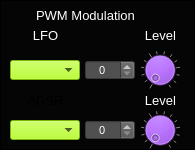
  <widget class="CustomFrame" name="frame_MsoPwmMod">
   <property name="geometry">
    <rect>
     <x>205</x>
     <y>210</y>
     <width>195</width>
     <height>150</height>
    </rect>
   </property>
   <property name="styleSheet">
    <string notr="true">background-color: rgb(5, 5, 5);</string>
   </property>
   <property name="frameShape">
    <enum>QFrame::Panel</enum>
   </property>
   <property name="frameShadow">
    <enum>QFrame::Plain</enum>
   </property>
   <property name="midLineWidth">
    <number>1</number>
   </property>
   <widget class="CustomComboBox" name="comboBox_MsoSynthPwmModLFO">
    <property name="geometry">
     <rect>
      <x>10</x>
      <y>60</y>
      <width>70</width>
      <height>20</height>
     </rect>
    </property>
    <property name="font">
     <font>
      <pointsize>8</pointsize>
     </font>
    </property>
    <property name="focusPolicy">
     <enum>Qt::NoFocus</enum>
    </property>
    <property name="styleSheet">
     <string notr="true">selection-background-color: rgb(255, 0, 0);
border-color: rgb(0, 0, 0);
background-color: rgb(170, 255, 0);
</string>
    </property>
    <property name="currentText">
     <string/>
    </property>
    <property name="currentIndex">
     <number>-1</number>
    </property>
    <property name="maxVisibleItems">
     <number>4</number>
    </property>
   </widget>
   <widget class="CustomComboBox" name="comboBox_MsoSynthPwmModAdsr">
    <property name="geometry">
     <rect>
      <x>10</x>
      <y>120</y>
      <width>70</width>
      <height>20</height>
     </rect>
    </property>
    <property name="font">
     <font>
      <pointsize>8</pointsize>
     </font>
    </property>
    <property name="focusPolicy">
     <enum>Qt::NoFocus</enum>
    </property>
    <property name="styleSheet">
     <string notr="true">selection-background-color: rgb(255, 0, 0);
border-color: rgb(0, 0, 0);
background-color: rgb(170, 255, 0);
</string>
    </property>
    <property name="currentText">
     <string/>
    </property>
    <property name="currentIndex">
     <number>-1</number>
    </property>
    <property name="maxVisibleItems">
     <number>4</number>
    </property>
   </widget>
   <widget class="QLabel" name="label_126">
    <property name="geometry">
     <rect>
      <x>20</x>
      <y>25</y>
      <width>51</width>
      <height>21</height>
     </rect>
    </property>
    <property name="font">
     <font>
      <pointsize>10</pointsize>
     </font>
    </property>
    <property name="styleSheet">
     <string notr="true">color: rgb(255, 255, 255);</string>
    </property>
    <property name="text">
     <string>LFO</string>
    </property>
    <property name="alignment">
     <set>Qt::AlignCenter</set>
    </property>
   </widget>
   <widget class="QLabel" name="label_127">
    <property name="geometry">
     <rect>
      <x>10</x>
      <y>5</y>
      <width>151</width>
      <height>20</height>
     </rect>
    </property>
    <property name="font">
     <font>
      <pointsize>10</pointsize>
     </font>
    </property>
    <property name="styleSheet">
     <string notr="true">color: rgb(255, 255, 255);</string>
    </property>
    <property name="text">
     <string>PWM Modulation</string>
    </property>
    <property name="alignment">
     <set>Qt::AlignCenter</set>
    </property>
   </widget>
   <widget class="CustomDial" name="dial_MsoSynthPwmModLFOLevel">
    <property name="geometry">
     <rect>
      <x>140</x>
      <y>50</y>
      <width>40</width>
      <height>40</height>
     </rect>
    </property>
    <property name="focusPolicy">
     <enum>Qt::NoFocus</enum>
    </property>
    <property name="styleSheet">
     <string notr="true">background-color: rgb(170, 85, 255);</string>
    </property>
    <property name="maximum">
     <number>100</number>
    </property>
    <property name="value">
     <number>0</number>
    </property>
    <property name="wrapping">
     <bool>false</bool>
    </property>
    <property name="notchTarget">
     <double>8.000000000000000</double>
    </property>
    <property name="notchesVisible">
     <bool>true</bool>
    </property>
   </widget>
   <widget class="CustomDial" name="dial_MsoSynthPwmModAdsrLevel">
    <property name="geometry">
     <rect>
      <x>140</x>
      <y>110</y>
      <width>40</width>
      <height>40</height>
     </rect>
    </property>
    <property name="focusPolicy">
     <enum>Qt::NoFocus</enum>
    </property>
    <property name="styleSheet">
     <string notr="true">background-color: rgb(170, 85, 255);</string>
    </property>
    <property name="maximum">
     <number>100</number>
    </property>
    <property name="value">
     <number>0</number>
    </property>
    <property name="wrapping">
     <bool>false</bool>
    </property>
    <property name="notchTarget">
     <double>8.000000000000000</double>
    </property>
    <property name="notchesVisible">
     <bool>true</bool>
    </property>
   </widget>
   <widget class="QLabel" name="label_128">
    <property name="geometry">
     <rect>
      <x>20</x>
      <y>90</y>
      <width>51</width>
      <height>21</height>
     </rect>
    </property>
    <property name="font">
     <font>
      <pointsize>10</pointsize>
     </font>
    </property>
    <property name="text">
     <string>ADSR</string>
    </property>
    <property name="alignment">
     <set>Qt::AlignCenter</set>
    </property>
   </widget>
   <widget class="QLabel" name="label_129">
    <property name="geometry">
     <rect>
      <x>135</x>
      <y>25</y>
      <width>51</width>
      <height>21</height>
     </rect>
    </property>
    <property name="font">
     <font>
      <pointsize>10</pointsize>
     </font>
    </property>
    <property name="styleSheet">
     <string notr="true">color: rgb(255, 255, 255);</string>
    </property>
    <property name="text">
     <string>Level</string>
    </property>
    <property name="alignment">
     <set>Qt::AlignCenter</set>
    </property>
   </widget>
   <widget class="CustomSpinBox" name="spinBox_MsoSynthPwmModLfoLevel">
    <property name="geometry">
     <rect>
      <x>85</x>
      <y>60</y>
      <width>50</width>
      <height>20</height>
     </rect>
    </property>
    <property name="font">
     <font>
      <pointsize>8</pointsize>
     </font>
    </property>
    <property name="focusPolicy">
     <enum>Qt::NoFocus</enum>
    </property>
    <property name="styleSheet">
     <string notr="true">background-color: rgb(80,80,80);
color: rgb(255, 255, 255);</string>
    </property>
    <property name="alignment">
     <set>Qt::AlignCenter</set>
    </property>
    <property name="readOnly">
     <bool>false</bool>
    </property>
    <property name="accelerated">
     <bool>true</bool>
    </property>
    <property name="maximum">
     <number>100</number>
    </property>
    <property name="value">
     <number>0</number>
    </property>
   </widget>
   <widget class="CustomSpinBox" name="spinBox_MsoSynthPwmModAdsrLevel">
    <property name="geometry">
     <rect>
      <x>85</x>
      <y>120</y>
      <width>50</width>
      <height>20</height>
     </rect>
    </property>
    <property name="font">
     <font>
      <pointsize>8</pointsize>
     </font>
    </property>
    <property name="focusPolicy">
     <enum>Qt::NoFocus</enum>
    </property>
    <property name="styleSheet">
     <string notr="true">background-color: rgb(80,80,80);
color: rgb(255, 255, 255);</string>
    </property>
    <property name="alignment">
     <set>Qt::AlignCenter</set>
    </property>
    <property name="readOnly">
     <bool>false</bool>
    </property>
    <property name="accelerated">
     <bool>true</bool>
    </property>
    <property name="maximum">
     <number>100</number>
    </property>
    <property name="value">
     <number>0</number>
    </property>
   </widget>
   <widget class="QLabel" name="label_133">
    <property name="geometry">
     <rect>
      <x>135</x>
      <y>90</y>
      <width>51</width>
      <height>21</height>
     </rect>
    </property>
    <property name="font">
     <font>
      <pointsize>10</pointsize>
     </font>
    </property>
    <property name="styleSheet">
     <string notr="true">color: rgb(255, 255, 255);</string>
    </property>
    <property name="text">
     <string>Level</string>
    </property>
    <property name="alignment">
     <set>Qt::AlignCenter</set>
    </property>
   </widget>
  </widget>
